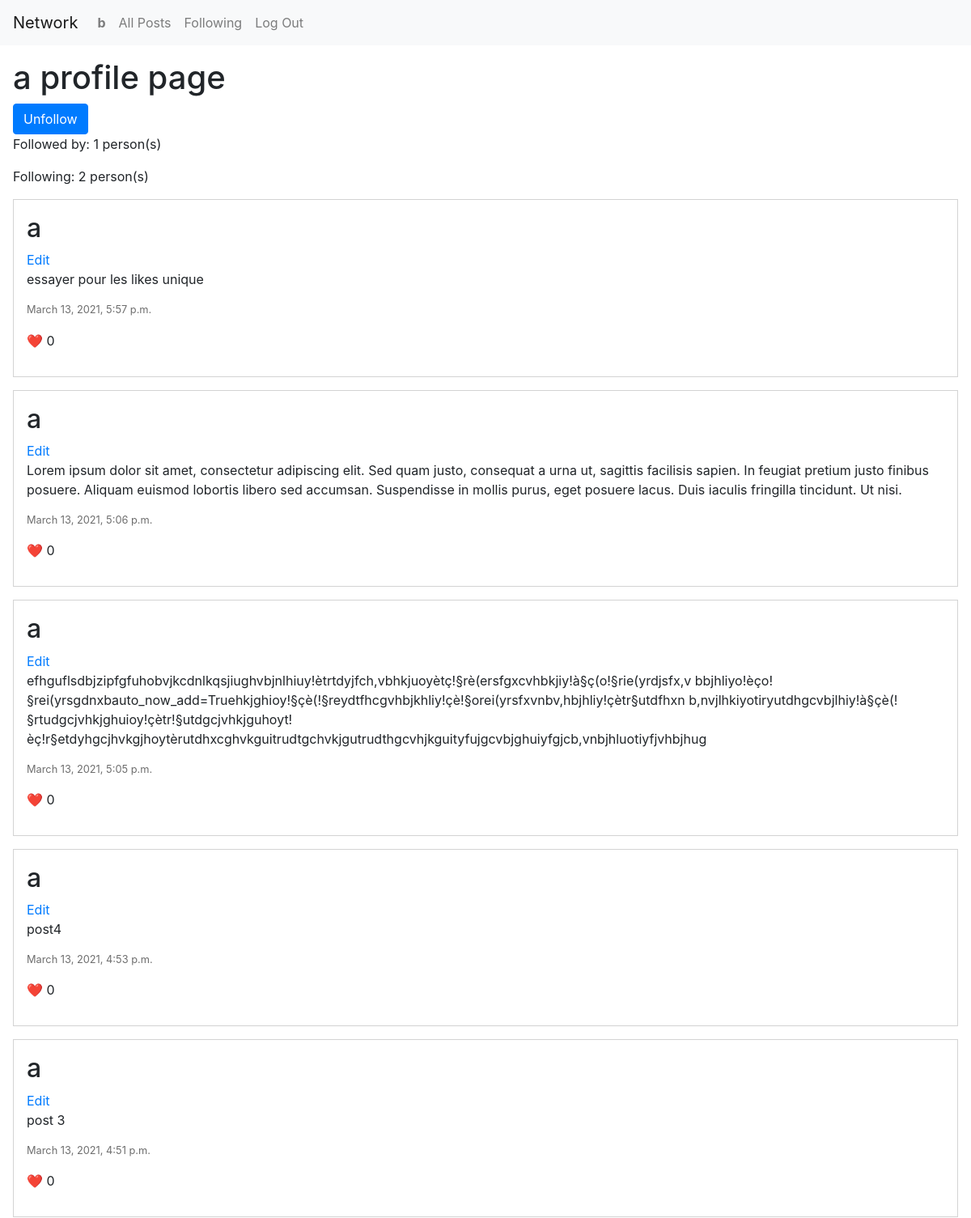
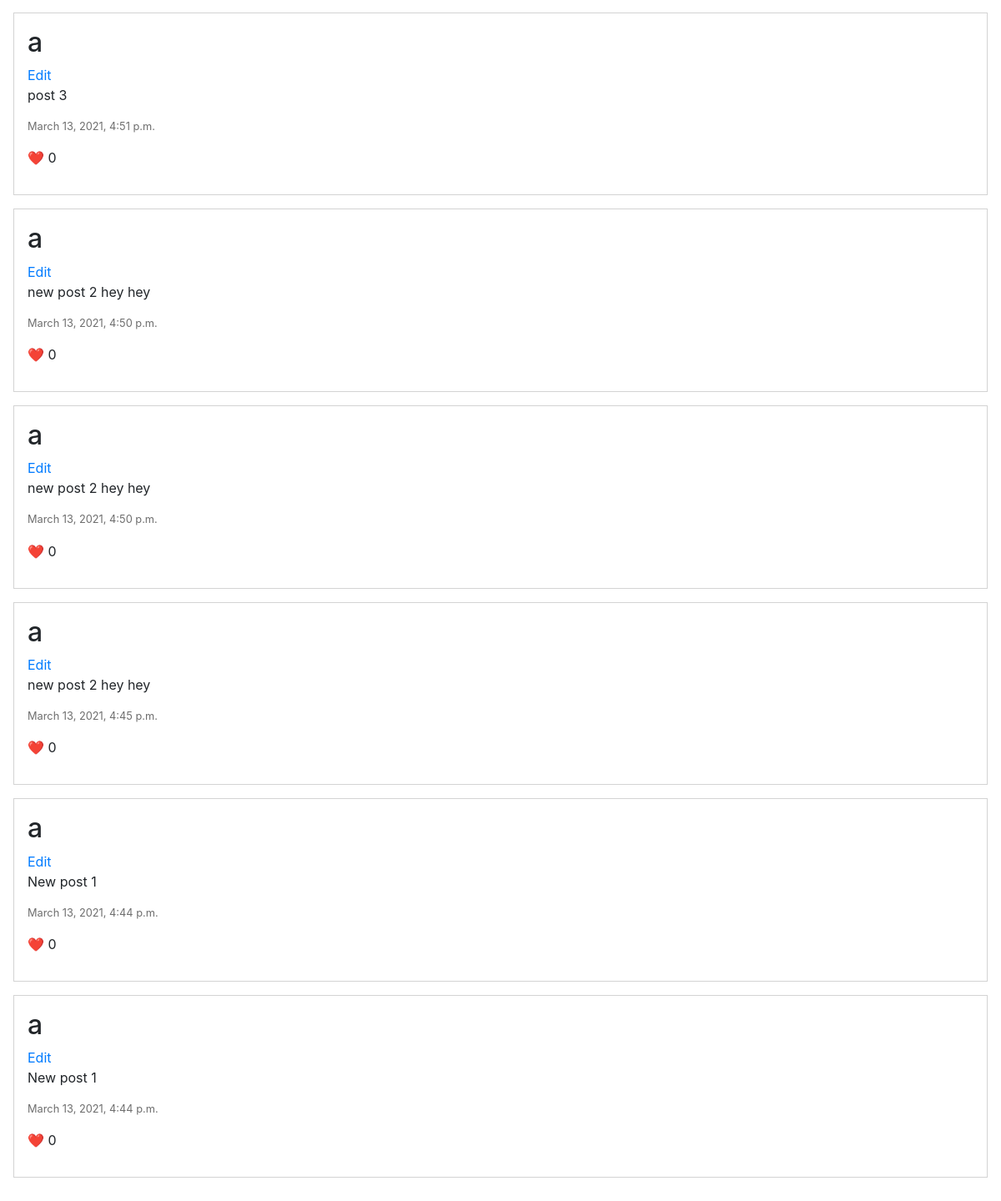
The app's page /profile/1 (signed in) with its own data (2 pictures, top to bottom).
### network/models.py (models this page shows)
class User(AbstractUser):
    followers = models.ManyToManyField("self", related_name="followerz", symmetrical=False)

class Post(models.Model):
    author = models.ForeignKey(User, on_delete=models.CASCADE, related_name="author")
    text = models.CharField(max_length=280)
    time_creation = models.DateTimeField(auto_now_add=True)
    time_last_update = models.DateTimeField(auto_now=True)
    likes = models.ForeignKey(User, on_delete=models.CASCADE, related_name="liker", null=True)

### network/views.py (the view)
# urls.py: path("profile/<int:user_id>", views.profile, name="profile"),
@login_required
def profile(request, user_id):
    visited_user = User.objects.get(pk=user_id)
    visitor = request.user
    followers = visited_user.followers.count()
    followings = User.objects.filter(followers=visited_user).count()
    posts = visited_user.author.order_by("time_last_update").reverse()
    is_same_user = True
    is_following = False
    if visitor != visited_user:
        is_same_user = False
        if followers != 0:
            for follower in visited_user.followers.all():
                if visitor == follower:
                    is_following = True
    return render(request, "network/profile.html", {
        "visited_user": visited_user,
        "followers": followers,
        "followings": followings,
        "posts": posts,
        "is_same_user": is_same_user,
        "is_following": is_following
    })

### network/templates/network/profile.html (shortened to what this page needs)
{% extends "network/layout.html" %}
{% load static %}
{% block body %}
    <div class="content">
        <div class="user_info">
            <h1 data-visited_id="{{ visited_user.id }}">{{ visited_user.username }} profile page</h1>
            {% if user.is_authenticated and not is_same_user %}
                    {% if is_following %}
                        <button id="follow_btn" class="btn btn-primary">Unfollow</button>
                    {% else %}
                        <button id="follow_btn" class="btn btn-primary">Follow</button>
                    {% endif %}
            {% endif %}
            <div class="connections">
                <p>Followed by: <span id="followers_count">{{ followers }}</span> person(s)</p>
                <p>Following: {{ followings }} person(s)</p>
            </div>
        </div>
        <div>
            {% for post in posts %}
                <div class="post">
                    <h2>{{ post.author.username}}</h2>
                    <a href="#">Edit</a>
                    <p>{{ post.text }}</p>
                    <p class="post_time">{{ post.time_creation }}</p>
                    <p>❤️ {% if post.likes %}
                            {{post.likes}}
                        {% else %}
                            0
                        {% endif %}
                    </p>
                </div>
            {% endfor %}
        </div>
    </div>
{% endblock %}

### network/templates/network/layout.html (shortened to what this page needs)
{% load static %}
<!DOCTYPE html>
<html lang="en">
    <head>
        <link rel="stylesheet" href="https://stackpath.bootstrapcdn.com/bootstrap/4.4.1/css/bootstrap.min.css">
        <link href="{% static 'network/styles.css' %}" rel="stylesheet">
    </head>
    <body>
        <nav class="navbar navbar-expand-lg navbar-light bg-light">
            <a class="navbar-brand" href="#">Network</a>
            <div>
              <ul class="navbar-nav mr-auto">
                {% if user.is_authenticated %}
                    <li class="nav-item">
                        <a class="nav-link" href="{% url 'profile' user.id %}"><strong>{{ user.username }}</strong></a>
                    </li>
                {% endif %}
                <li class="nav-item">
                  <a class="nav-link" href="{% url 'index' %}">All Posts</a>
                </li>
                {% if user.is_authenticated %}
                    <li class="nav-item">
                        <a class="nav-link" href="{% url 'following' %}">Following</a>
                    </li>
                    <li class="nav-item">
                        <a class="nav-link" href="{% url 'logout' %}">Log Out</a>
                    </li>
                {% endif %}
              </ul>
            </div>
          </nav>
        <div class="body">
            {% block body %}
            {% endblock %}
        </div>
    </body>
</html>

### network/static/network/styles.css (style rules this page uses)
.content { padding: 16px; }
.post { border: 1px solid lightgray; padding: 1em; margin-bottom: 1rem; }
.post_time { font-size: 0.8em; color: rgb(110, 110, 110); }

### records on screen
User: username "b"
User: username "a"
Post: author.username "a", text "essayer pour les likes unique", time_creation "March 13, 2021, 5:57 p.m."
Post: author.username "a", text "Lorem ipsum dolor sit amet, consectetur adipiscing elit. Sed quam justo, consequat a urna ut, sagittis facilisis sapien. In feugiat pretium justo finibus posuere. Aliquam euismod lobortis libero sed accumsan. Suspendisse in mollis purus, eget posuere lacus. Duis iaculis fringilla tincidunt. Ut nisi.", time_creation "March 13, 2021, 5:06 p.m."
Post: author.username "a", text "efhguflsdbjzipfgfuhobvjkcdnlkqsjiughvbjnlhiuy!ètrtdyjfch,vbhkjuoyètç!§rè(ersfgxcvhbkjiy!à§ç(o!§rie(yrdjsfx,v bbjhliyo!èço!§rei(yrsgdnxbauto_now_add=Truehkjghioy!§çè(!§reydtfhcgvhbjkhliy!çè!§orei(yrsfxvnbv,hbjhliy!çètr§utdfhxn b,nvjlhkiyotiryutdhgcvbjlhiy!à§çè(!§rtudgcjvhkjghuioy!çètr!§utdgcjvhkjguhoyt!èç!r§etdyhgcjhvkgjhoytèrutdhxcghvkguitrudtgchvkjgutrudthgcvhjkguityfujgcvbjghuiyfgjcb,vnbjhluotiyfjvhbjhug", time_creation "March 13, 2021, 5:05 p.m."
Post: author.username "a", text "post4", time_creation "March 13, 2021, 4:53 p.m."
Post: author.username "a", text "post 3", time_creation "March 13, 2021, 4:51 p.m."
Post: author.username "a", text "post 3", time_creation "March 13, 2021, 4:51 p.m."
Post: author.username "a", text "new post 2 hey hey", time_creation "March 13, 2021, 4:50 p.m."
Post: author.username "a", text "new post 2 hey hey", time_creation "March 13, 2021, 4:50 p.m."
Post: author.username "a", text "new post 2 hey hey", time_creation "March 13, 2021, 4:45 p.m."
Post: author.username "a", text "New post 1", time_creation "March 13, 2021, 4:44 p.m."
Post: author.username "a", text "New post 1", time_creation "March 13, 2021, 4:44 p.m."

### other values on screen
{{ followers }} "1"
{{ followings }} "2"
